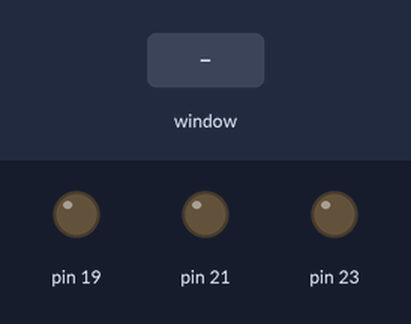
Bench run of a program on a simulated Raspberry Pi (header pin numbers). Parts: output pins drawn as LEDs (lit = HIGH). The test bench sets the inputs (shaded band). The desktop window is not drawn, its controls go by their first labels and the mouse button is held 0.15 s.

Above: at 1.2 s.
1.3 s: control labelled "Red" in the window clicked
At 1.9 s:
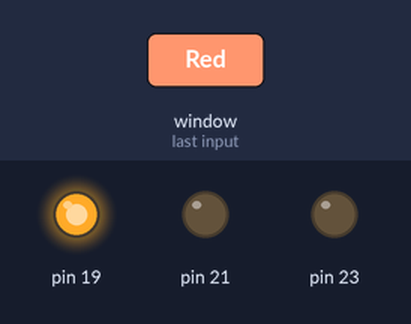
2.8 s: control labelled "Blue" in the window clicked
At 3.1 s:
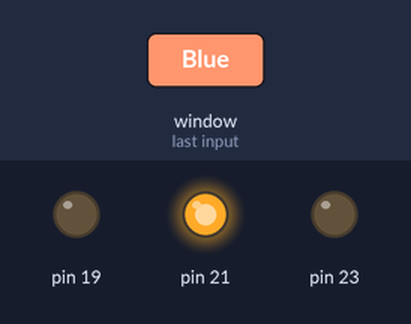
4.3 s: control labelled "Green" in the window clicked
At 5.4 s:
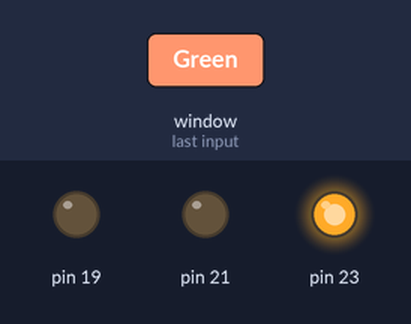
5.8 s: control labelled "Exit" in the window clicked
At 6.6 s:
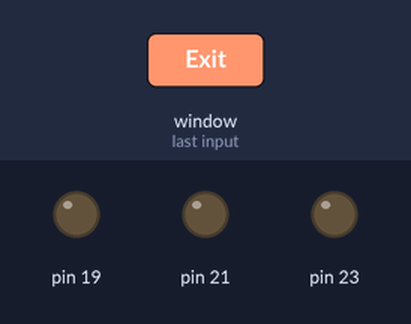
Timing chart, 0 to 8.3 s (numbered marks = the images above; inputs shaded):
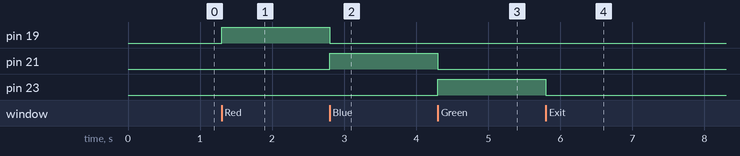

The program:

gui.py
```python
from PyQt5 import QtCore, QtGui, QtWidgets
import RPi.GPIO as GPIO

class Ui_MainWindow(object):
	def setupUi(self, MainWindow):
		MainWindow.setObjectName("MainWindow")
		MainWindow.resize(167, 176)
		self.centralwidget = QtWidgets.QWidget(MainWindow)
		self.centralwidget.setObjectName("centralwidget")

		self.rdRed = QtWidgets.QRadioButton(self.centralwidget)
		self.rdRed.setGeometry(QtCore.QRect(50, 40, 80, 20))
		self.rdRed.setObjectName("rdRed")
		self.rdRed.toggled.connect(self.redClicked)

		self.rdBlue = QtWidgets.QRadioButton(self.centralwidget)
		self.rdBlue.setGeometry(QtCore.QRect(50, 65, 80, 20))
		self.rdBlue.setObjectName("rdBlue")
		self.rdBlue.toggled.connect(self.blueClicked)

		self.rdGreen = QtWidgets.QRadioButton(self.centralwidget)
		self.rdGreen.setGeometry(QtCore.QRect(50, 90, 80, 20))
		self.rdGreen.setObjectName("rdGreen")
		self.rdGreen.toggled.connect(self.greenClicked)

		self.btnExit = QtWidgets.QPushButton(self.centralwidget)
		self.btnExit.setGeometry(QtCore.QRect(100, 120, 80, 30))
		self.btnExit.setObjectName("btnExit")
		self.btnExit.clicked.connect(self.btnClicked)

		MainWindow.setCentralWidget(self.centralwidget)
		self.retranslateUI(MainWindow)

	def retranslateUI(self, MainWindow):
		_translate = QtCore.QCoreApplication.translate
		MainWindow.setWindowTitle(_translate("MainWindow", "MainWindow"))

		self.rdRed.setText(_translate("MainWindow", "Red"))
		self.rdBlue.setText(_translate("MainWindow", "Blue"))
		self.rdGreen.setText(_translate("MainWindow", "Green"))
		self.btnExit.setText(_translate("MainWindow", "Exit"))

	def btnClicked(self):
		GPIO.setmode(GPIO.BOARD)
		GPIO.setup(19, GPIO.OUT)
		GPIO.setup(21, GPIO.OUT)
		GPIO.setup(23, GPIO.OUT)
		GPIO.output(19, GPIO.LOW)
		GPIO.output(21, GPIO.LOW)
		GPIO.output(23, GPIO.LOW)
		GPIO.cleanup()
		sys.exit(app.exec_())

	def redClicked(self):
		if self.rdRed.isChecked():
			GPIO.setmode(GPIO.BOARD)
			GPIO.setup(19, GPIO.OUT)
			GPIO.setup(21, GPIO.OUT)
			GPIO.setup(23, GPIO.OUT)
			GPIO.output(19, GPIO.HIGH)
			GPIO.output(21, GPIO.LOW)
			GPIO.output(23, GPIO.LOW)
	def blueClicked(self):
		if self.rdBlue.isChecked():
			GPIO.setmode(GPIO.BOARD)
			GPIO.setup(19, GPIO.OUT)
			GPIO.setup(21, GPIO.OUT)
			GPIO.setup(23, GPIO.OUT)
			GPIO.output(21, GPIO.HIGH)
			GPIO.output(19, GPIO.LOW)
			GPIO.output(23, GPIO.LOW)
	def greenClicked(self):
		if self.rdGreen.isChecked():
			GPIO.setmode(GPIO.BOARD)
			GPIO.setup(19, GPIO.OUT)
			GPIO.setup(21, GPIO.OUT)
			GPIO.setup(23, GPIO.OUT)
			GPIO.output(23, GPIO.HIGH)
			GPIO.output(19, GPIO.LOW)
			GPIO.output(21, GPIO.LOW)

if __name__ == "__main__":
	import sys
	app = QtWidgets.QApplication(sys.argv)
	MainWindow = QtWidgets.QMainWindow()
	ui = Ui_MainWindow()
	ui.setupUi(MainWindow)
	MainWindow.show()
	GPIO.setmode(GPIO.BOARD)
	GPIO.setup(19, GPIO.OUT)
	GPIO.setup(21, GPIO.OUT)
	GPIO.setup(23, GPIO.OUT)
	GPIO.output(19, GPIO.LOW)
	GPIO.output(21, GPIO.LOW)
	GPIO.output(23, GPIO.LOW)
	GPIO.cleanup()
	sys.exit(app.exec_())
```

Measured:
- after the input at 1.3 s, pin 19: LOW → HIGH at once
- after the input at 2.8 s, pin 19: HIGH → LOW at once; pin 21: LOW → HIGH at once
- after the input at 4.3 s, pin 21: HIGH → LOW at once; pin 23: LOW → HIGH at once
- after the input at 5.8 s, pin 23: HIGH → LOW at once
